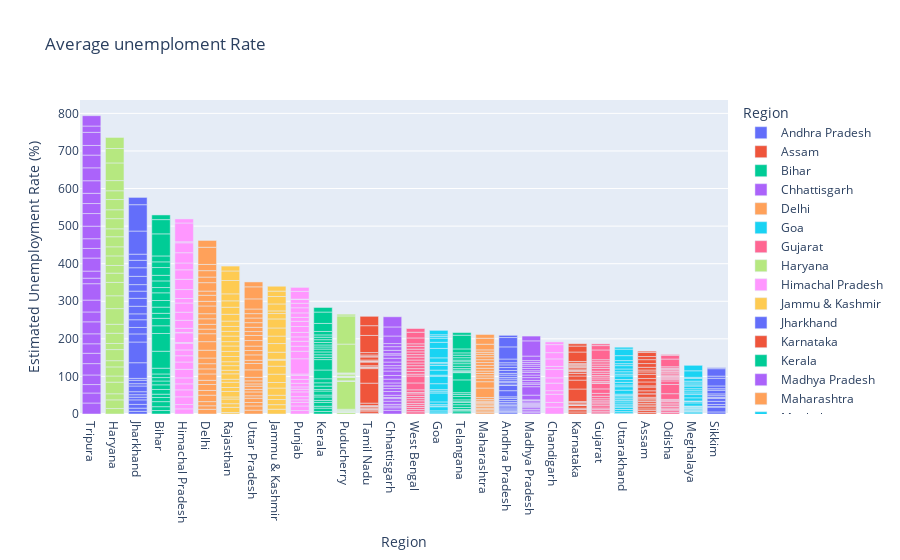

Notebook code cell kept with this figure:
### Code cell
# Bar Plot of Average Estimated Unemployment Rate
fig = px.bar(unemployment_data,
             x = "Region",
             y = "Estimated Unemployment Rate (%)",
             color = "Region", 
             title = "Average unemploment Rate")
fig.update_layout(xaxis = {'categoryorder':'total descending'})
fig.show()

### Figure 1 — Plotly figure (JSON) as saved in the notebook; plotly's stock layout.template omitted (floating-point values rounded to 4 significant figures)
{"data": [{"alignmentgroup": "True", "hovertemplate": "Region=%{x}<br>Estimated Unemployment Rate (%)=%{y}<extra></extra>", "legendgroup": "Andhra Pradesh", "marker": {"color": "#636efa", "pattern": {"shape": ""}}, "name": "Andhra Pradesh", "offsetgroup": "Andhra Pradesh", "orientation": "v", "showlegend": true, "textposition": "auto", "type": "bar", "x": ["Andhra Pradesh", "Andhra Pradesh", "Andhra Pradesh", "Andhra Pradesh", "Andhra Pradesh", "Andhra Pradesh", "Andhra Pradesh", "Andhra Pradesh", "Andhra Pradesh", "Andhra Pradesh", "Andhra Pradesh", "Andhra Pradesh", "Andhra Pradesh", "Andhra Pradesh", "Andhra Pradesh", "Andhra Pradesh", "Andhra Pradesh", "Andhra Pradesh", "Andhra Pradesh", "Andhra Pradesh", "Andhra Pradesh", "Andhra Pradesh", "Andhra Pradesh", "Andhra Pradesh", "Andhra Pradesh", "Andhra Pradesh", "Andhra Pradesh", "Andhra Pradesh"], "xaxis": "x", "y": [3.65, 3.05, 3.75, 3.32, 5.17, 3.52, 4.12, 4.38, 4.84, 5.91, 4.06, 16.29, 14.46, 0.85, 6.09, 3.8, 5.64, 4.61, 6.01, 4.7, 7.54, 7.88, 7.11, 5.66, 9.88, 32.3, 24.91, 5.86], "yaxis": "y"}, {"alignmentgroup": "True", "hovertemplate": "Region=%{x}<br>Estimated Unemployment Rate (%)=%{y}<extra></extra>", "legendgroup": "Assam", "marker": {"color": "#EF553B", "pattern": {"shape": ""}}, "name": "Assam", "offsetgroup": "Assam", "orientation": "v", "showlegend": true, "textposition": "auto", "type": "bar", "x": ["Assam", "Assam", "Assam", "Assam", "Assam", "Assam", "Assam", "Assam", "Assam", "Assam", "Assam", "Assam", "Assam", "Assam", "Assam", "Assam", "Assam", "Assam", "Assam", "Assam", "Assam", "Assam", "Assam", "Assam", "Assam", "Assam"], "xaxis": "x", "y": [4.29, 5.08, 4.26, 5.79, 4.46, 4.65, 4.66, 4.29, 3.26, 3.77, 9.38, 0, 7.87, 9.89, 3.21, 10.39, 9.26, 11.17, 6.31, 5.02, 7.24, 9.98, 10.34, 8.37, 10.77, 3.42], "yaxis": "y"}, {"alignmentgroup": "True", "hovertemplate": "Region=%{x}<br>Estimated Unemployment Rate (%)=%{y}<extra></extra>", "legendgroup": "Bihar", "marker": {"color": "#00cc96", "pattern": {"shape": ""}}, "name": "Bihar", "offsetgroup": "Bihar", "orientation": "v", "showlegend": true, "textposition": "auto", "type": "bar", "x": ["Bihar", "Bihar", "Bihar", "Bihar", "Bihar", "Bihar", "Bihar", "Bihar", "Bihar", "Bihar", "Bihar", "Bihar", "Bihar", "Bihar", "Bihar", "Bihar", "Bihar", "Bihar", "Bihar", "Bihar", "Bihar", "Bihar", "Bihar", "Bihar", "Bihar", "Bihar", "Bihar", "Bihar"], "xaxis": "x", "y": [9.27, 10.2, 13.44, 11, 8.87, 12.47, 12.4, 10.16, 9.13, 9.61, 15.39, 45.09, 47.26, 20.49, 19.9, 13.29, 16.41, 17.66, 20.46, 14.06, 17.62, 14.91, 20.69, 15.11, 15.73, 58.77, 37.87, 12.45], "yaxis": "y"}, {"alignmentgroup": "True", "hovertemplate": "Region=%{x}<br>Estimated Unemployment Rate (%)=%{y}<extra></extra>", "legendgroup": "Chhattisgarh", "marker": {"color": "#ab63fa", "pattern": {"shape": ""}}, "name": "Chhattisgarh", "offsetgroup": "Chhattisgarh", "orientation": "v", "showlegend": true, "textposition": "auto", "type": "bar", "x": ["Chhattisgarh", "Chhattisgarh", "Chhattisgarh", "Chhattisgarh", "Chhattisgarh", "Chhattisgarh", "Chhattisgarh", "Chhattisgarh", "Chhattisgarh", "Chhattisgarh", "Chhattisgarh", "Chhattisgarh", "Chhattisgarh", "Chhattisgarh", "Chhattisgarh", "Chhattisgarh", "Chhattisgarh", "Chhattisgarh", "Chhattisgarh", "Chhattisgarh", "Chhattisgarh", "Chhattisgarh", "Chhattisgarh", "Chhattisgarh", "Chhattisgarh", "Chhattisgarh", "Chhattisgarh", "Chhattisgarh"], "xaxis": "x", "y": [9.82, 6.76, 4.54, 4.64, 8.33, 6.96, 2.77, 6.11, 9.89, 7.89, 7.31, 0, 7.64, 10.14, 9.77, 11.77, 8.17, 6.29, 9.46, 10.27, 8.32, 3.57, 9.01, 9.79, 8.21, 20.13, 24.1, 27.07], "yaxis": "y"}, {"alignmentgroup": "True", "hovertemplate": "Region=%{x}<br>Estimated Unemployment Rate (%)=%{y}<extra></extra>", "legendgroup": "Delhi", "marker": {"color": "#FFA15A", "pattern": {"shape": ""}}, "name": "Delhi", "offsetgroup": "Delhi", "orientation": "v", "showlegend": true, "textposition": "auto", "type": "bar", "x": ["Delhi", "Delhi", "Delhi", "Delhi", "Delhi", "Delhi", "Delhi", "Delhi", "Delhi", "Delhi", "Delhi", "Delhi", "Delhi", "Delhi", "Delhi", "Delhi", "Delhi", "Delhi", "Delhi", "Delhi", "Delhi", "Delhi", "Delhi", "Delhi", "Delhi", "Delhi", "Delhi", "Delhi"], "xaxis": "x", "y": [12.56, 9.33, 11.07, 17.18, 12.5, 15.84, 11.11, 16.97, 13.48, 13.81, 15.18, 20.69, 22.76, 21.14, 12.31, 12.76, 14.68, 13.52, 20.59, 12.41, 16.11, 11.07, 22.45, 14.86, 17.09, 16.51, 45.78, 18.11], "yaxis": "y"}, {"alignmentgroup": "True", "hovertemplate": "Region=%{x}<br>Estimated Unemployment Rate (%)=%{y}<extra></extra>", "legendgroup": "Goa", "marker": {"color": "#19d3f3", "pattern": {"shape": ""}}, "name": "Goa", "offsetgroup": "Goa", "orientation": "v", "showlegend": true, "textposition": "auto", "type": "bar", "x": ["Goa", "Goa", "Goa", "Goa", "Goa", "Goa", "Goa", "Goa", "Goa", "Goa", "Goa", "Goa", "Goa", "Goa", "Goa", "Goa", "Goa", "Goa", "Goa", "Goa", "Goa", "Goa", "Goa", "Goa"], "xaxis": "x", "y": [2.91, 5.45, 10.98, 1.98, 3.61, 7.21, 23.71, 3.54, 5.38, 0, 15.91, 20, 2.75, 13.33, 12.28, 4.9, 3.16, 12.31, 25.2, 16.22, 10.92, 4.31, 4.76, 11.76], "yaxis": "y"}, {"alignmentgroup": "True", "hovertemplate": "Region=%{x}<br>Estimated Unemployment Rate (%)=%{y}<extra></extra>", "legendgroup": "Gujarat", "marker": {"color": "#FF6692", "pattern": {"shape": ""}}, "name": "Gujarat", "offsetgroup": "Gujarat", "orientation": "v", "showlegend": true, "textposition": "auto", "type": "bar", "x": ["Gujarat", "Gujarat", "Gujarat", "Gujarat", "Gujarat", "Gujarat", "Gujarat", "Gujarat", "Gujarat", "Gujarat", "Gujarat", "Gujarat", "Gujarat", "Gujarat", "Gujarat", "Gujarat", "Gujarat", "Gujarat", "Gujarat", "Gujarat", "Gujarat", "Gujarat", "Gujarat", "Gujarat", "Gujarat", "Gujarat", "Gujarat", "Gujarat"], "xaxis": "x", "y": [2.88, 4.77, 4.58, 3.7, 6.29, 4.91, 4.68, 3.46, 5.35, 6.64, 7.59, 12, 14.58, 1.41, 4.09, 6.31, 5.15, 4.2, 5.96, 5.45, 7.53, 5.71, 5.82, 6.04, 5.39, 25.94, 11.62, 4.54], "yaxis": "y"}, {"alignmentgroup": "True", "hovertemplate": "Region=%{x}<br>Estimated Unemployment Rate (%)=%{y}<extra></extra>", "legendgroup": "Haryana", "marker": {"color": "#B6E880", "pattern": {"shape": ""}}, "name": "Haryana", "offsetgroup": "Haryana", "orientation": "v", "showlegend": true, "textposition": "auto", "type": "bar", "x": ["Haryana", "Haryana", "Haryana", "Haryana", "Haryana", "Haryana", "Haryana", "Haryana", "Haryana", "Haryana", "Haryana", "Haryana", "Haryana", "Haryana", "Haryana", "Haryana", "Haryana", "Haryana", "Haryana", "Haryana", "Haryana", "Haryana", "Haryana", "Haryana", "Haryana", "Haryana", "Haryana", "Haryana"], "xaxis": "x", "y": [14.54, 23.08, 16.22, 30.94, 16.36, 24.17, 16.59, 29.56, 16.21, 27.19, 23.92, 41.61, 34.22, 35.57, 24.67, 20.42, 25.45, 24.19, 26.84, 21.04, 27.06, 23.65, 27.24, 23.29, 27.14, 46.89, 38.46, 29.41], "yaxis": "y"}, {"alignmentgroup": "True", "hovertemplate": "Region=%{x}<br>Estimated Unemployment Rate (%)=%{y}<extra></extra>", "legendgroup": "Himachal Pradesh", "marker": {"color": "#FF97FF", "pattern": {"shape": ""}}, "name": "Himachal Pradesh", "offsetgroup": "Himachal Pradesh", "orientation": "v", "showlegend": true, "textposition": "auto", "type": "bar", "x": ["Himachal Pradesh", "Himachal Pradesh", "Himachal Pradesh", "Himachal Pradesh", "Himachal Pradesh", "Himachal Pradesh", "Himachal Pradesh", "Himachal Pradesh", "Himachal Pradesh", "Himachal Pradesh", "Himachal Pradesh", "Himachal Pradesh", "Himachal Pradesh", "Himachal Pradesh", "Himachal Pradesh", "Himachal Pradesh", "Himachal Pradesh", "Himachal Pradesh", "Himachal Pradesh", "Himachal Pradesh", "Himachal Pradesh", "Himachal Pradesh", "Himachal Pradesh", "Himachal Pradesh", "Himachal Pradesh", "Himachal Pradesh", "Himachal Pradesh", "Himachal Pradesh"], "xaxis": "x", "y": [13.68, 11.43, 20.59, 18.56, 15.98, 15.81, 22.86, 19.46, 16.67, 15.42, 17.71, 2.13, 25.64, 1.12, 10.88, 21.43, 21.51, 24.48, 12, 23.77, 27.27, 25.32, 18.15, 27.31, 26.44, 2.7, 50, 10.81], "yaxis": "y"}, {"alignmentgroup": "True", "hovertemplate": "Region=%{x}<br>Estimated Unemployment Rate (%)=%{y}<extra></extra>", "legendgroup": "Jammu & Kashmir", "marker": {"color": "#FECB52", "pattern": {"shape": ""}}, "name": "Jammu & Kashmir", "offsetgroup": "Jammu & Kashmir", "orientation": "v", "showlegend": true, "textposition": "auto", "type": "bar", "x": ["Jammu & Kashmir", "Jammu & Kashmir", "Jammu & Kashmir", "Jammu & Kashmir", "Jammu & Kashmir", "Jammu & Kashmir", "Jammu & Kashmir", "Jammu & Kashmir", "Jammu & Kashmir", "Jammu & Kashmir", "Jammu & Kashmir", "Jammu & Kashmir", "Jammu & Kashmir", "Jammu & Kashmir", "Jammu & Kashmir", "Jammu & Kashmir", "Jammu & Kashmir", "Jammu & Kashmir", "Jammu & Kashmir", "Jammu & Kashmir", "Jammu & Kashmir"], "xaxis": "x", "y": [12.78, 12.09, 13.67, 11.32, 19.27, 14.73, 22.19, 21.23, 16, 2.22, 18.97, 23.04, 19.88, 21.55, 24.06, 14.29, 7.02, 18.54, 19.86, 14.29, 12.96], "yaxis": "y"}, {"alignmentgroup": "True", "hovertemplate": "Region=%{x}<br>Estimated Unemployment Rate (%)=%{y}<extra></extra>", "legendgroup": "Jharkhand", "marker": {"color": "#636efa", "pattern": {"shape": ""}}, "name": "Jharkhand", "offsetgroup": "Jharkhand", "orientation": "v", "showlegend": true, "textposition": "auto", "type": "bar", "x": ["Jharkhand", "Jharkhand", "Jharkhand", "Jharkhand", "Jharkhand", "Jharkhand", "Jharkhand", "Jharkhand", "Jharkhand", "Jharkhand", "Jharkhand", "Jharkhand", "Jharkhand", "Jharkhand", "Jharkhand", "Jharkhand", "Jharkhand", "Jharkhand", "Jharkhand", "Jharkhand", "Jharkhand", "Jharkhand", "Jharkhand", "Jharkhand", "Jharkhand", "Jharkhand", "Jharkhand", "Jharkhand"], "xaxis": "x", "y": [7.11, 8.46, 9.98, 12.06, 7.12, 6.57, 8.07, 15.15, 6.16, 9.06, 5.01, 41.72, 55.1, 21.53, 17.23, 20.51, 15.67, 20.25, 21.16, 19.05, 17.34, 22.01, 22.96, 19.67, 16.4, 61.48, 70.17, 19.38], "yaxis": "y"}, {"alignmentgroup": "True", "hovertemplate": "Region=%{x}<br>Estimated Unemployment Rate (%)=%{y}<extra></extra>", "legendgroup": "Karnataka", "marker": {"color": "#EF553B", "pattern": {"shape": ""}}, "name": "Karnataka", "offsetgroup": "Karnataka", "orientation": "v", "showlegend": true, "textposition": "auto", "type": "bar", "x": ["Karnataka", "Karnataka", "Karnataka", "Karnataka", "Karnataka", "Karnataka", "Karnataka", "Karnataka", "Karnataka", "Karnataka", "Karnataka", "Karnataka", "Karnataka", "Karnataka", "Karnataka", "Karnataka", "Karnataka", "Karnataka", "Karnataka", "Karnataka", "Karnataka", "Karnataka", "Karnataka", "Karnataka", "Karnataka", "Karnataka", "Karnataka", "Karnataka"], "xaxis": "x", "y": [5.46, 5.98, 0.52, 0.37, 3.2, 7.13, 1.19, 0.41, 2.57, 4.11, 2.39, 33.17, 23.72, 10.92, 6.56, 5, 2.29, 1.27, 3.57, 3.87, 3.44, 1.56, 3.31, 2.88, 4.92, 25.12, 15.88, 6.12], "yaxis": "y"}, {"alignmentgroup": "True", "hovertemplate": "Region=%{x}<br>Estimated Unemployment Rate (%)=%{y}<extra></extra>", "legendgroup": "Kerala", "marker": {"color": "#00cc96", "pattern": {"shape": ""}}, "name": "Kerala", "offsetgroup": "Kerala", "orientation": "v", "showlegend": true, "textposition": "auto", "type": "bar", "x": ["Kerala", "Kerala", "Kerala", "Kerala", "Kerala", "Kerala", "Kerala", "Kerala", "Kerala", "Kerala", "Kerala", "Kerala", "Kerala", "Kerala", "Kerala", "Kerala", "Kerala", "Kerala", "Kerala", "Kerala", "Kerala", "Kerala", "Kerala", "Kerala", "Kerala", "Kerala", "Kerala", "Kerala"], "xaxis": "x", "y": [6.63, 9, 4.95, 10.32, 5.35, 9.14, 5, 10.77, 4.11, 8.91, 8.85, 10.71, 23.38, 27.66, 6.11, 6.67, 7.58, 7.69, 5.52, 5.35, 6.71, 7.31, 6.65, 6.08, 9.14, 21.43, 30.28, 12.17], "yaxis": "y"}, {"alignmentgroup": "True", "hovertemplate": "Region=%{x}<br>Estimated Unemployment Rate (%)=%{y}<extra></extra>", "legendgroup": "Madhya Pradesh", "marker": {"color": "#ab63fa", "pattern": {"shape": ""}}, "name": "Madhya Pradesh", "offsetgroup": "Madhya Pradesh", "orientation": "v", "showlegend": true, "textposition": "auto", "type": "bar", "x": ["Madhya Pradesh", "Madhya Pradesh", "Madhya Pradesh", "Madhya Pradesh", "Madhya Pradesh", "Madhya Pradesh", "Madhya Pradesh", "Madhya Pradesh", "Madhya Pradesh", "Madhya Pradesh", "Madhya Pradesh", "Madhya Pradesh", "Madhya Pradesh", "Madhya Pradesh", "Madhya Pradesh", "Madhya Pradesh", "Madhya Pradesh", "Madhya Pradesh", "Madhya Pradesh", "Madhya Pradesh", "Madhya Pradesh", "Madhya Pradesh", "Madhya Pradesh", "Madhya Pradesh", "Madhya Pradesh", "Madhya Pradesh", "Madhya Pradesh", "Madhya Pradesh"], "xaxis": "x", "y": [3.63, 4.25, 3.92, 4.94, 3.08, 2.98, 2.72, 2.94, 3.66, 4.42, 1.19, 12.5, 22.46, 6.46, 3.91, 6.38, 7.38, 6.82, 7, 4.4, 6.06, 6.2, 5.17, 4.96, 4.8, 11.94, 40.49, 12.72], "yaxis": "y"}, {"alignmentgroup": "True", "hovertemplate": "Region=%{x}<br>Estimated Unemployment Rate (%)=%{y}<extra></extra>", "legendgroup": "Maharashtra", "marker": {"color": "#FFA15A", "pattern": {"shape": ""}}, "name": "Maharashtra", "offsetgroup": "Maharashtra", "orientation": "v", "showlegend": true, "textposition": "auto", "type": "bar", "x": ["Maharashtra", "Maharashtra", "Maharashtra", "Maharashtra", "Maharashtra", "Maharashtra", "Maharashtra", "Maharashtra", "Maharashtra", "Maharashtra", "Maharashtra", "Maharashtra", "Maharashtra", "Maharashtra", "Maharashtra", "Maharashtra", "Maharashtra", "Maharashtra", "Maharashtra", "Maharashtra", "Maharashtra", "Maharashtra", "Maharashtra", "Maharashtra", "Maharashtra", "Maharashtra", "Maharashtra", "Maharashtra"], "xaxis": "x", "y": [3.67, 4.34, 3.66, 3.76, 4.4, 3.81, 3.68, 3.03, 3.8, 4.24, 5.38, 25.28, 16.89, 9.4, 6.08, 6.46, 6.35, 7.57, 7.6, 7.51, 7.6, 7.83, 6.67, 5.34, 6.34, 14.99, 15.92, 10.01], "yaxis": "y"}, {"alignmentgroup": "True", "hovertemplate": "Region=%{x}<br>Estimated Unemployment Rate (%)=%{y}<extra></extra>", "legendgroup": "Meghalaya", "marker": {"color": "#19d3f3", "pattern": {"shape": ""}}, "name": "Meghalaya", "offsetgroup": "Meghalaya", "orientation": "v", "showlegend": true, "textposition": "auto", "type": "bar", "x": ["Meghalaya", "Meghalaya", "Meghalaya", "Meghalaya", "Meghalaya", "Meghalaya", "Meghalaya", "Meghalaya", "Meghalaya", "Meghalaya", "Meghalaya", "Meghalaya", "Meghalaya", "Meghalaya", "Meghalaya", "Meghalaya", "Meghalaya", "Meghalaya", "Meghalaya", "Meghalaya", "Meghalaya", "Meghalaya", "Meghalaya", "Meghalaya", "Meghalaya", "Meghalaya", "Meghalaya"], "xaxis": "x", "y": [3.16, 4.23, 1.03, 0.52, 0.24, 3.7, 1.5, 1.8, 0.97, 2.76, 1.28, 8.38, 3.73, 1.35, 8.4, 8.66, 4.43, 5.8, 5.3, 7.2, 3.02, 5.21, 4.76, 7.37, 2.8, 17.39, 14.58], "yaxis": "y"}, {"alignmentgroup": "True", "hovertemplate": "Region=%{x}<br>Estimated Unemployment Rate (%)=%{y}<extra></extra>", "legendgroup": "Odisha", "marker": {"color": "#FF6692", "pattern": {"shape": ""}}, "name": "Odisha", "offsetgroup": "Odisha", "orientation": "v", "showlegend": true, "textposition": "auto", "type": "bar", "x": ["Odisha", "Odisha", "Odisha", "Odisha", "Odisha", "Odisha", "Odisha", "Odisha", "Odisha", "Odisha", "Odisha", "Odisha", "Odisha", "Odisha", "Odisha", "Odisha", "Odisha", "Odisha", "Odisha", "Odisha", "Odisha", "Odisha", "Odisha", "Odisha", "Odisha", "Odisha", "Odisha", "Odisha"], "xaxis": "x", "y": [4.17, 4.71, 3.31, 3.68, 4.31, 4.28, 4.72, 4.67, 1.81, 3.31, 15.09, 24.48, 9.45, 4.59, 2.95, 2.63, 1.78, 3.5, 3.78, 4.5, 2.23, 3.36, 2.28, 2.19, 3.96, 20.5, 10, 2.18], "yaxis": "y"}, {"alignmentgroup": "True", "hovertemplate": "Region=%{x}<br>Estimated Unemployment Rate (%)=%{y}<extra></extra>", "legendgroup": "Puducherry", "marker": {"color": "#B6E880", "pattern": {"shape": ""}}, "name": "Puducherry", "offsetgroup": "Puducherry", "orientation": "v", "showlegend": true, "textposition": "auto", "type": "bar", "x": ["Puducherry", "Puducherry", "Puducherry", "Puducherry", "Puducherry", "Puducherry", "Puducherry", "Puducherry", "Puducherry", "Puducherry", "Puducherry", "Puducherry", "Puducherry", "Puducherry", "Puducherry", "Puducherry", "Puducherry", "Puducherry", "Puducherry", "Puducherry", "Puducherry", "Puducherry", "Puducherry", "Puducherry", "Puducherry", "Puducherry"], "xaxis": "x", "y": [0, 0, 0, 4.85, 0, 1.18, 0, 1.99, 0.58, 1.74, 2.31, 74.51, 1.25, 0, 0, 8.95, 1.22, 1.17, 1.37, 5.21, 0.57, 1.78, 0.62, 76.74, 75, 4.55], "yaxis": "y"}, {"alignmentgroup": "True", "hovertemplate": "Region=%{x}<br>Estimated Unemployment Rate (%)=%{y}<extra></extra>", "legendgroup": "Punjab", "marker": {"color": "#FF97FF", "pattern": {"shape": ""}}, "name": "Punjab", "offsetgroup": "Punjab", "orientation": "v", "showlegend": true, "textposition": "auto", "type": "bar", "x": ["Punjab", "Punjab", "Punjab", "Punjab", "Punjab", "Punjab", "Punjab", "Punjab", "Punjab", "Punjab", "Punjab", "Punjab", "Punjab", "Punjab", "Punjab", "Punjab", "Punjab", "Punjab", "Punjab", "Punjab", "Punjab", "Punjab", "Punjab", "Punjab", "Punjab", "Punjab", "Punjab", "Punjab"], "xaxis": "x", "y": [9.17, 12.21, 9.64, 6.69, 8.59, 12.56, 7.07, 6.13, 9.69, 10.41, 10.51, 3.69, 40.59, 20, 13.49, 13.17, 11.61, 11.99, 15.69, 13.75, 10.39, 11.97, 13.68, 11.99, 9.97, 1.13, 20.54, 10.55], "yaxis": "y"}, {"alignmentgroup": "True", "hovertemplate": "Region=%{x}<br>Estimated Unemployment Rate (%)=%{y}<extra></extra>", "legendgroup": "Rajasthan", "marker": {"color": "#FECB52", "pattern": {"shape": ""}}, "name": "Rajasthan", "offsetgroup": "Rajasthan", "orientation": "v", "showlegend": true, "textposition": "auto", "type": "bar", "x": ["Rajasthan", "Rajasthan", "Rajasthan", "Rajasthan", "Rajasthan", "Rajasthan", "Rajasthan", "Rajasthan", "Rajasthan", "Rajasthan", "Rajasthan", "Rajasthan", "Rajasthan", "Rajasthan", "Rajasthan", "Rajasthan", "Rajasthan", "Rajasthan", "Rajasthan", "Rajasthan", "Rajasthan", "Rajasthan", "Rajasthan", "Rajasthan", "Rajasthan", "Rajasthan", "Rajasthan", "Rajasthan"], "xaxis": "x", "y": [4.03, 13.7, 9.7, 12.5, 5.45, 14.66, 10.47, 13.96, 8, 14.48, 9.47, 12.25, 10.45, 13.86, 13.62, 14.36, 11.67, 14.71, 12.63, 13.02, 14.3, 18.04, 18.82, 17.02, 18.54, 35.53, 25.35, 13.04], "yaxis": "y"}, {"alignmentgroup": "True", "hovertemplate": "Region=%{x}<br>Estimated Unemployment Rate (%)=%{y}<extra></extra>", "legendgroup": "Sikkim", "marker": {"color": "#636efa", "pattern": {"shape": ""}}, "name": "Sikkim", "offsetgroup": "Sikkim", "orientation": "v", "showlegend": true, "textposition": "auto", "type": "bar", "x": ["Sikkim", "Sikkim", "Sikkim", "Sikkim", "Sikkim", "Sikkim", "Sikkim", "Sikkim", "Sikkim", "Sikkim", "Sikkim", "Sikkim", "Sikkim", "Sikkim", "Sikkim", "Sikkim", "Sikkim"], "xaxis": "x", "y": [5.48, 13.11, 1, 0, 5.81, 8.2, 7.76, 2.56, 4.82, 4.81, 9.68, 4.04, 7.37, 20.45, 5.77, 19.75, 2.63], "yaxis": "y"}, {"alignmentgroup": "True", "hovertemplate": "Region=%{x}<br>Estimated Unemployment Rate (%)=%{y}<extra></extra>", "legendgroup": "Tamil Nadu", "marker": {"color": "#EF553B", "pattern": {"shape": ""}}, "name": "Tamil Nadu", "offsetgroup": "Tamil Nadu", "orientation": "v", "showlegend": true, "textposition": "auto", "type": "bar", "x": ["Tamil Nadu", "Tamil Nadu", "Tamil Nadu", "Tamil Nadu", "Tamil Nadu", "Tamil Nadu", "Tamil Nadu", "Tamil Nadu", "Tamil Nadu", "Tamil Nadu", "Tamil Nadu", "Tamil Nadu", "Tamil Nadu", "Tamil Nadu", "Tamil Nadu", "Tamil Nadu", "Tamil Nadu", "Tamil Nadu", "Tamil Nadu", "Tamil Nadu", "Tamil Nadu", "Tamil Nadu", "Tamil Nadu", "Tamil Nadu", "Tamil Nadu", "Tamil Nadu", "Tamil Nadu", "Tamil Nadu"], "xaxis": "x", "y": [0.97, 0.92, 6.01, 2.91, 1.71, 1.46, 2.46, 3.73, 1.18, 1.17, 6.36, 53.19, 38.73, 2.06, 0.89, 1.56, 3.18, 9.53, 1.86, 1.13, 2.65, 8.05, 2.05, 3.31, 6.46, 45.55, 25.95, 24.93], "yaxis": "y"}, {"alignmentgroup": "True", "hovertemplate": "Region=%{x}<br>Estimated Unemployment Rate (%)=%{y}<extra></extra>", "legendgroup": "Telangana", "marker": {"color": "#00cc96", "pattern": {"shape": ""}}, "name": "Telangana", "offsetgroup": "Telangana", "orientation": "v", "showlegend": true, "textposition": "auto", "type": "bar", "x": ["Telangana", "Telangana", "Telangana", "Telangana", "Telangana", "Telangana", "Telangana", "Telangana", "Telangana", "Telangana", "Telangana", "Telangana", "Telangana", "Telangana", "Telangana", "Telangana", "Telangana", "Telangana", "Telangana", "Telangana", "Telangana", "Telangana", "Telangana", "Telangana", "Telangana", "Telangana", "Telangana", "Telangana"], "xaxis": "x", "y": [2.23, 5.92, 2.45, 1.4, 5.49, 7.29, 6.47, 1.35, 5.02, 9.02, 5.63, 4.51, 34.01, 19.3, 1.52, 1.43, 3.73, 4.19, 6.19, 6.74, 5.23, 4.22, 6.49, 6.74, 6.1, 10.5, 36.57, 6.92], "yaxis": "y"}, {"alignmentgroup": "True", "hovertemplate": "Region=%{x}<br>Estimated Unemployment Rate (%)=%{y}<extra></extra>", "legendgroup": "Tripura", "marker": {"color": "#ab63fa", "pattern": {"shape": ""}}, "name": "Tripura", "offsetgroup": "Tripura", "orientation": "v", "showlegend": true, "textposition": "auto", "type": "bar", "x": ["Tripura", "Tripura", "Tripura", "Tripura", "Tripura", "Tripura", "Tripura", "Tripura", "Tripura", "Tripura", "Tripura", "Tripura", "Tripura", "Tripura", "Tripura", "Tripura", "Tripura", "Tripura", "Tripura", "Tripura", "Tripura", "Tripura", "Tripura", "Tripura", "Tripura", "Tripura", "Tripura", "Tripura"], "xaxis": "x", "y": [29.25, 26.64, 22.47, 25.49, 30.23, 27.54, 25.25, 26.53, 31.91, 26.22, 31.61, 43.64, 14.71, 18.84, 34.69, 25.59, 25.81, 33.45, 33.57, 26.67, 27.15, 33.48, 34.37, 33.88, 25.69, 34.88, 16.78, 27.47], "yaxis": "y"}, {"alignmentgroup": "True", "hovertemplate": "Region=%{x}<br>Estimated Unemployment Rate (%)=%{y}<extra></extra>", "legendgroup": "Uttar Pradesh", "marker": {"color": "#FFA15A", "pattern": {"shape": ""}}, "name": "Uttar Pradesh", "offsetgroup": "Uttar Pradesh", "orientation": "v", "showlegend": true, "textposition": "auto", "type": "bar", "x": ["Uttar Pradesh", "Uttar Pradesh", "Uttar Pradesh", "Uttar Pradesh", "Uttar Pradesh", "Uttar Pradesh", "Uttar Pradesh", "Uttar Pradesh", "Uttar Pradesh", "Uttar Pradesh", "Uttar Pradesh", "Uttar Pradesh", "Uttar Pradesh", "Uttar Pradesh", "Uttar Pradesh", "Uttar Pradesh", "Uttar Pradesh", "Uttar Pradesh", "Uttar Pradesh", "Uttar Pradesh", "Uttar Pradesh", "Uttar Pradesh", "Uttar Pradesh", "Uttar Pradesh", "Uttar Pradesh", "Uttar Pradesh", "Uttar Pradesh", "Uttar Pradesh"], "xaxis": "x", "y": [10.26, 11.13, 9.19, 11.47, 6.45, 10.18, 6.94, 8.43, 6.06, 8.12, 9.37, 19.92, 16.89, 8.51, 14.4, 11.62, 11.8, 14.73, 13.58, 10.35, 11.31, 12.37, 12.34, 11.65, 12.32, 26.94, 32.06, 13.05], "yaxis": "y"}, {"alignmentgroup": "True", "hovertemplate": "Region=%{x}<br>Estimated Unemployment Rate (%)=%{y}<extra></extra>", "legendgroup": "Uttarakhand", "marker": {"color": "#19d3f3", "pattern": {"shape": ""}}, "name": "Uttarakhand", "offsetgroup": "Uttarakhand", "orientation": "v", "showlegend": true, "textposition": "auto", "type": "bar", "x": ["Uttarakhand", "Uttarakhand", "Uttarakhand", "Uttarakhand", "Uttarakhand", "Uttarakhand", "Uttarakhand", "Uttarakhand", "Uttarakhand", "Uttarakhand", "Uttarakhand", "Uttarakhand", "Uttarakhand", "Uttarakhand", "Uttarakhand", "Uttarakhand", "Uttarakhand", "Uttarakhand", "Uttarakhand", "Uttarakhand", "Uttarakhand", "Uttarakhand", "Uttarakhand", "Uttarakhand", "Uttarakhand", "Uttarakhand", "Uttarakhand"], "xaxis": "x", "y": [1.63, 4.65, 5.74, 6.11, 3.47, 4.83, 5.56, 4.52, 4.17, 4.85, 3.66, 3.57, 10.71, 9.17, 4.69, 6.94, 7.43, 9.62, 4.72, 6.34, 7.39, 8.92, 5.28, 8.15, 13.18, 17.36, 5.08], "yaxis": "y"}, {"alignmentgroup": "True", "hovertemplate": "Region=%{x}<br>Estimated Unemployment Rate (%)=%{y}<extra></extra>", "legendgroup": "West Bengal", "marker": {"color": "#FF6692", "pattern": {"shape": ""}}, "name": "West Bengal", "offsetgroup": "West Bengal", "orientation": "v", "showlegend": true, "textposition": "auto", "type": "bar", "x": ["West Bengal", "West Bengal", "West Bengal", "West Bengal", "West Bengal", "West Bengal", "West Bengal", "West Bengal", "West Bengal", "West Bengal", "West Bengal", "West Bengal", "West Bengal", "West Bengal", "West Bengal", "West Bengal", "West Bengal", "West Bengal", "West Bengal", "West Bengal", "West Bengal", "West Bengal", "West Bengal", "West Bengal", "West Bengal", "West Bengal", "West Bengal", "West Bengal"], "xaxis": "x", "y": [6.02, 5.85, 5.62, 5.58, 5.26, 6.78, 5.83, 5.79, 6.79, 3.78, 7.02, 18.32, 18.43, 4.94, 7.25, 7.38, 7.91, 7.27, 7.79, 7.83, 6.61, 7.24, 7.27, 7.55, 6.67, 15.63, 15.22, 9.86], "yaxis": "y"}, {"alignmentgroup": "True", "hovertemplate": "Region=%{x}<br>Estimated Unemployment Rate (%)=%{y}<extra></extra>", "legendgroup": "Chandigarh", "marker": {"color": "#FF97FF", "pattern": {"shape": ""}}, "name": "Chandigarh", "offsetgroup": "Chandigarh", "orientation": "v", "showlegend": true, "textposition": "auto", "type": "bar", "x": ["Chandigarh", "Chandigarh", "Chandigarh", "Chandigarh", "Chandigarh", "Chandigarh", "Chandigarh", "Chandigarh", "Chandigarh", "Chandigarh", "Chandigarh", "Chandigarh"], "xaxis": "x", "y": [18.35, 12.4, 21.8, 9.52, 20.14, 13.99, 22.05, 8.33, 20, 16.67, 21.43, 7.22], "yaxis": "y"}], "layout": {"barmode": "relative", "legend": {"title": {"text": "Region"}, "tracegroupgap": 0}, "title": {"text": "Average unemploment Rate"}, "xaxis": {"anchor": "y", "categoryarray": ["Andhra Pradesh", "Assam", "Bihar", "Chhattisgarh", "Delhi", "Goa", "Gujarat", "Haryana", "Himachal Pradesh", "Jammu & Kashmir", "Jharkhand", "Karnataka", "Kerala", "Madhya Pradesh", "Maharashtra", "Meghalaya", "Odisha", "Puducherry", "Punjab", "Rajasthan", "Sikkim", "Tamil Nadu", "Telangana", "Tripura", "Uttar Pradesh", "Uttarakhand", "West Bengal", null, "Chandigarh"], "categoryorder": "total descending", "domain": [0, 1], "title": {"text": "Region"}}, "yaxis": {"anchor": "x", "domain": [0, 1], "title": {"text": "Estimated Unemployment Rate (%)"}}}}
